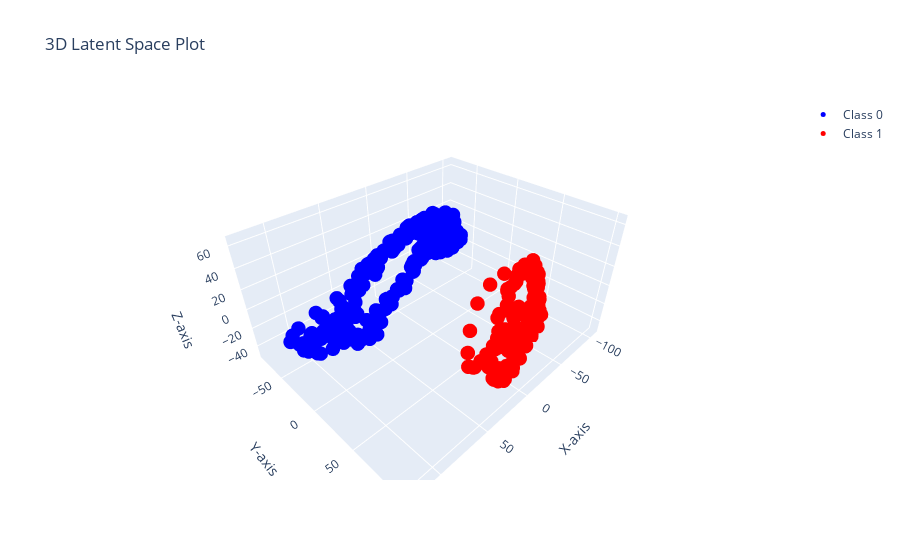

This figure's notebook cell:
### Code cell
# Assuming gpdm.get_X_for_class is your method to get the data
X0 = gpdm.get_X_for_class(0).detach().numpy()
X1 = gpdm.get_X_for_class(1).detach().numpy()

# Create the plot
fig = go.Figure()

# Add Class 0 data (in blue)
fig.add_trace(go.Scatter3d(
    x=X0[:, 0],
    y=X0[:, 1],
    z=X0[:, 2],
    mode='markers',
    marker=dict(size=5, color='blue'),
    name='Class 0'
))

# Add Class 1 data (in red)
fig.add_trace(go.Scatter3d(
    x=X1[:, 0],
    y=X1[:, 1],
    z=X1[:, 2],
    mode='markers',
    marker=dict(size=5, color='red'),
    name='Class 1'
))

# Update layout with axis labels and title
fig.update_layout(
    title="3D Latent Space Plot",
    scene=dict(
        xaxis_title="X-axis",
        yaxis_title="Y-axis",
        zaxis_title="Z-axis"
    )
)

# Show the interactive plot
fig.show()

### Figure 1 — Plotly figure (JSON) as saved in the notebook; plotly's stock layout.template omitted (floating-point values rounded to 4 significant figures; data arrays with more than 128 entries replaced by an {"elided": "..."} marker saying what was removed)
{"data": [{"marker": {"color": "blue", "size": 5}, "mode": "markers", "name": "Class 0", "type": "scatter3d", "x": {"elided": "365 float values"}, "y": {"elided": "365 float values"}, "z": {"elided": "365 float values"}}, {"marker": {"color": "red", "size": 5}, "mode": "markers", "name": "Class 1", "type": "scatter3d", "x": {"elided": "179 float values"}, "y": {"elided": "179 float values"}, "z": {"elided": "179 float values"}}], "layout": {"scene": {"xaxis": {"title": {"text": "X-axis"}}, "yaxis": {"title": {"text": "Y-axis"}}, "zaxis": {"title": {"text": "Z-axis"}}}, "title": {"text": "3D Latent Space Plot"}}}
